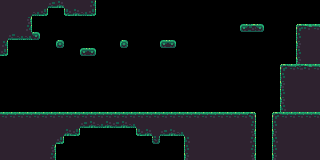

A 2D game scene composited from a Tiled map and its tileset images. What follows is a short description and the map's XML, with every tile layer's data as written:
An orthogonal 40x20 tile map with 8x8 px tiles, 1 tile layer (Tile Layer 1).

<map version="1.10" tiledversion="1.11.0" orientation="orthogonal" renderorder="right-down" width="40" height="20" tilewidth="8" tileheight="8" infinite="0" nextlayerid="2" nextobjectid="1">
 <tileset firstgid="1" source="blocks.tsx" />
 <layer id="1" name="Tile Layer 1" width="40" height="20">
  <data encoding="csv">
13700,13700,13700,13700,13700,13700,3460,3461,13700,13700,13700,3335,0,0,0,0,0,0,0,0,0,0,0,0,0,0,0,0,0,0,0,0,0,0,0,0,0,0,0,0,
13700,13700,13700,13700,3462,3463,0,0,3459,3461,3462,3463,0,0,0,0,0,0,0,0,0,0,0,0,0,0,0,0,0,0,0,0,0,0,0,0,0,0,0,0,
13700,13700,13700,3207,0,0,0,0,0,0,0,0,0,0,0,0,0,0,0,0,0,0,0,0,0,0,0,0,0,0,0,0,0,0,0,0,0,0,0,0,
13700,13700,13700,3335,0,0,0,0,0,0,0,0,0,0,0,0,0,0,0,0,0,0,0,0,0,0,0,0,0,0,2959,2960,2961,0,0,0,0,2947,2950,2948,
13700,3460,3462,3462,2961,0,0,0,0,0,0,0,0,0,0,0,0,0,0,0,0,0,0,0,0,0,0,0,0,0,0,0,0,0,0,0,0,3075,13700,13700,
3335,0,0,0,0,0,0,3217,0,0,0,0,0,0,0,3217,0,0,0,0,2959,2961,0,0,0,0,0,0,0,0,0,0,0,0,0,0,0,3203,13700,13700,
3463,0,0,0,0,0,0,0,0,0,2959,2961,0,0,0,0,0,0,0,0,0,0,0,0,0,0,0,0,0,0,0,0,0,0,0,0,0,3075,13700,13700,
0,0,0,0,0,0,0,0,0,0,0,0,0,0,0,0,0,0,0,0,0,0,0,0,0,0,0,0,0,0,0,0,0,0,0,0,0,3203,13700,13700,
0,0,0,0,0,0,0,0,0,0,0,0,0,0,0,0,0,0,0,0,0,0,0,0,0,0,0,0,0,0,0,0,0,0,0,2947,2948,2949,2950,2948,
0,0,0,0,0,0,0,0,0,0,0,0,0,0,0,0,0,0,0,0,0,0,0,0,0,0,0,0,0,0,0,0,0,0,0,3075,13700,13700,13700,13700,
0,0,0,0,0,0,0,0,0,0,0,0,0,0,0,0,0,0,0,0,0,0,0,0,0,0,0,0,0,0,0,0,0,0,0,3203,13700,13700,13700,13700,
0,0,0,0,0,0,0,0,0,0,0,0,0,0,0,0,0,0,0,0,0,0,0,0,0,0,0,0,0,0,0,0,0,0,0,3075,13700,13700,13700,13700,
0,0,0,0,0,0,0,0,0,0,0,0,0,0,0,0,0,0,0,0,0,0,0,0,0,0,0,0,0,0,0,0,0,0,0,3203,13700,13700,13700,13700,
0,0,0,0,0,0,0,0,0,0,0,0,0,0,0,0,0,0,0,0,0,0,0,0,0,0,0,0,0,0,0,0,0,0,0,3331,13700,13700,13700,13700,
2948,2948,2948,2948,2948,2948,2948,2948,2948,2948,2948,2948,2948,2948,2948,2948,2948,2948,2948,2948,2948,2948,2948,2948,2948,2948,2948,2948,2948,2948,2948,2951,0,0,2947,2948,2948,2948,2948,2948,
13700,13700,13700,13700,13700,13700,13700,13700,13700,13700,3460,3461,3462,3461,3460,3461,3462,13700,13700,13700,13700,13700,13700,13700,13700,13700,13700,13700,13700,13700,13700,3079,0,0,3075,13700,13700,13700,13700,13700,
13700,13700,13700,13700,13700,13700,13700,13700,3461,3463,0,0,0,0,0,0,0,3459,3461,13700,3460,3461,3462,13700,13700,13700,13700,13700,13700,13700,13700,3207,0,0,3203,13700,13700,13700,13700,13700,
13700,13700,13700,13700,13700,13700,13700,3463,0,0,0,0,0,0,0,0,0,0,0,3471,0,0,0,3331,13700,13700,13700,13700,13700,13700,13700,3335,0,0,3331,13700,13700,13700,13700,13700,
13700,13700,13700,13700,13700,13700,3207,0,0,0,0,0,0,0,0,0,0,0,0,0,0,0,0,3075,13700,13700,13700,13700,13700,13700,13700,3079,0,0,3075,13700,13700,13700,13700,13700,
13700,13700,13700,13700,13700,13700,3335,0,0,0,0,0,0,0,0,0,0,0,0,0,0,0,0,3203,13700,13700,13700,13700,13700,13700,13700,3207,0,0,3203,13700,13700,13700,13700,13700
</data>
 </layer>
</map>
